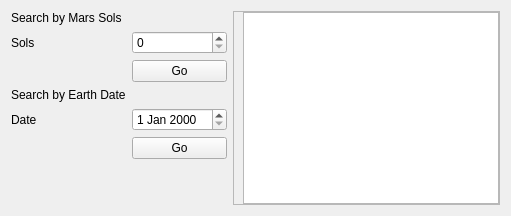
                  <widget class="QWidget" name="O_PANCAM_Tab">
                   <attribute name="title">
                    <string>PANCAM</string>
                   </attribute>
                   <layout class="QHBoxLayout" name="horizontalLayout_31" stretch="3,8">
                    <item>
                     <layout class="QGridLayout" name="O_PANCAM_Grid">
                      <item row="2" column="1">
                       <widget class="QPushButton" name="O_PANCAM_SOLS_Button">
                        <property name="text">
                         <string>Go</string>
                        </property>
                       </widget>
                      </item>
                      <item row="0" column="0">
                       <widget class="QLabel" name="O_PANCAM_0">
                        <property name="text">
                         <string>Search by Mars Sols</string>
                        </property>
                       </widget>
                      </item>
                      <item row="3" column="0">
                       <widget class="QLabel" name="O_PANCAM_3">
                        <property name="text">
                         <string>Search by Earth Date</string>
                        </property>
                       </widget>
                      </item>
                      <item row="1" column="1">
                       <widget class="QSpinBox" name="O_PANCAM_Sols"/>
                      </item>
                      <item row="5" column="1">
                       <widget class="QPushButton" name="O_PANCAM_DATE_Button">
                        <property name="text">
                         <string>Go</string>
                        </property>
                       </widget>
                      </item>
                      <item row="4" column="1">
                       <widget class="QDateEdit" name="O_PANCAM_Date"/>
                      </item>
                      <item row="4" column="0">
                       <widget class="QLabel" name="O_PANCAM_2">
                        <property name="text">
                         <string>Date</string>
                        </property>
                       </widget>
                      </item>
                      <item row="1" column="0">
                       <widget class="QLabel" name="O_PANCAM_1">
                        <property name="text">
                         <string>Sols</string>
                        </property>
                       </widget>
                      </item>
                      <item row="6" column="1">
                       <spacer name="spacer_11">
                        <property name="orientation">
                         <enum>Qt::Vertical</enum>
                        </property>
                        <property name="sizeHint" stdset="0">
                         <size>
                          <width>20</width>
                          <height>40</height>
                         </size>
                        </property>
                       </spacer>
                      </item>
                     </layout>
                    </item>
                    <item>
                     <widget class="QFrame" name="O_PANCAM_Frame">
                      <property name="frameShape">
                       <enum>QFrame::StyledPanel</enum>
                      </property>
                      <property name="frameShadow">
                       <enum>QFrame::Raised</enum>
                      </property>
                      <layout class="QHBoxLayout" name="horizontalLayout_30">
                       <property name="topMargin">
                        <number>0</number>
                       </property>
                       <property name="rightMargin">
                        <number>0</number>
                       </property>
                       <property name="bottomMargin">
                        <number>0</number>
                       </property>
                       <item>
                        <widget class="QListWidget" name="O_PANCAM_List"/>
                       </item>
                      </layout>
                     </widget>
                    </item>
                   </layout>
                  </widget>
